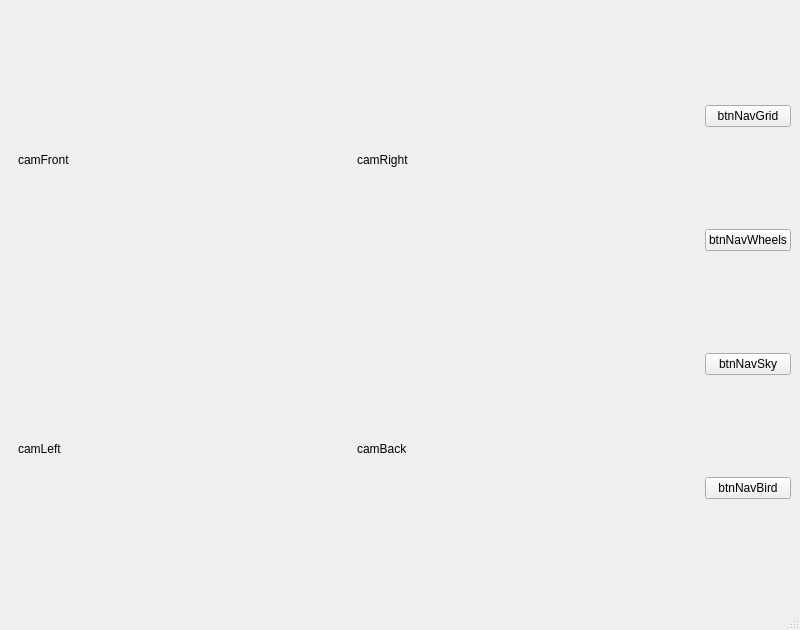
<?xml version="1.0" encoding="UTF-8"?>
<ui version="4.0">
 <class>MainWindow</class>
 <widget class="QMainWindow" name="MainWindow">
  <property name="geometry">
   <rect>
    <x>0</x>
    <y>0</y>
    <width>800</width>
    <height>630</height>
   </rect>
  </property>
  <property name="windowTitle">
   <string>MainWindow</string>
  </property>
  <widget class="QWidget" name="centralwidget">
   <layout class="QGridLayout" name="gridLayout">
    <item row="0" column="0">
     <layout class="QHBoxLayout" name="horizontalLayout"/>
    </item>
    <item row="1" column="1">
     <layout class="QHBoxLayout" name="horizontalLayout_2">
      <item>
       <widget class="QStackedWidget" name="stackedWidget">
        <widget class="QWidget" name="pageGrid">
         <layout class="QGridLayout" name="gridLayout_2">
          <item row="0" column="0">
           <widget class="SmartCameraView" name="camFront">
            <property name="text">
             <string>camFront</string>
            </property>
           </widget>
          </item>
          <item row="0" column="1">
           <widget class="SmartCameraView" name="camRight">
            <property name="text">
             <string>camRight</string>
            </property>
           </widget>
          </item>
          <item row="1" column="0">
           <widget class="SmartCameraView" name="camLeft">
            <property name="text">
             <string>camLeft</string>
            </property>
           </widget>
          </item>
          <item row="1" column="1">
           <widget class="SmartCameraView" name="camBack">
            <property name="text">
             <string>camBack</string>
            </property>
           </widget>
          </item>
         </layout>
        </widget>
        <widget class="QWidget" name="pageWheels">
         <layout class="QGridLayout" name="gridLayout_6">
          <item row="0" column="0">
           <widget class="SmartCameraView" name="camWheelLeft">
            <property name="text">
             <string>camWheelLeft</string>
            </property>
           </widget>
          </item>
          <item row="0" column="1">
           <widget class="SmartCameraView" name="camWheelRight">
            <property name="text">
             <string>camWheelRight</string>
            </property>
           </widget>
          </item>
         </layout>
        </widget>
        <widget class="QWidget" name="pageSky">
         <layout class="QGridLayout" name="gridLayout_4">
          <item row="0" column="0">
           <widget class="SmartCameraView" name="camSky">
            <property name="text">
             <string>camSky</string>
            </property>
           </widget>
          </item>
         </layout>
        </widget>
        <widget class="QWidget" name="pageBirdsEye">
         <layout class="QGridLayout" name="gridLayout_5">
          <item row="0" column="0">
           <widget class="QLabel" name="lblStitch">
            <property name="text">
             <string>lblStitch</string>
            </property>
           </widget>
          </item>
         </layout>
        </widget>
        <widget class="QWidget" name="pageFull">
         <layout class="QGridLayout" name="gridLayout_3">
          <item row="0" column="0">
           <widget class="SmartCameraView" name="camFullScreen">
            <property name="text">
             <string>camFullScreen</string>
            </property>
           </widget>
          </item>
         </layout>
        </widget>
       </widget>
      </item>
      <item>
       <layout class="QVBoxLayout" name="verticalLayout">
        <item>
         <widget class="QPushButton" name="btnNavGrid">
          <property name="text">
           <string>btnNavGrid</string>
          </property>
         </widget>
        </item>
        <item>
         <widget class="QPushButton" name="btnNavWheels">
          <property name="text">
           <string>btnNavWheels</string>
          </property>
         </widget>
        </item>
        <item>
         <widget class="QPushButton" name="btnNavSky">
          <property name="text">
           <string>btnNavSky</string>
          </property>
         </widget>
        </item>
        <item>
         <widget class="QPushButton" name="btnNavBird">
          <property name="text">
           <string>btnNavBird</string>
          </property>
         </widget>
        </item>
       </layout>
      </item>
     </layout>
    </item>
   </layout>
  </widget>
  <widget class="QMenuBar" name="menubar">
   <property name="geometry">
    <rect>
     <x>0</x>
     <y>0</y>
     <width>800</width>
     <height>25</height>
    </rect>
   </property>
  </widget>
  <widget class="QStatusBar" name="statusbar"/>
 </widget>
 <customwidgets>
  <customwidget>
   <class>SmartCameraView</class>
   <extends>QLabel</extends>
   <header>smartcameraview.h</header>
  </customwidget>
 </customwidgets>
 <resources/>
 <connections/>
</ui>
